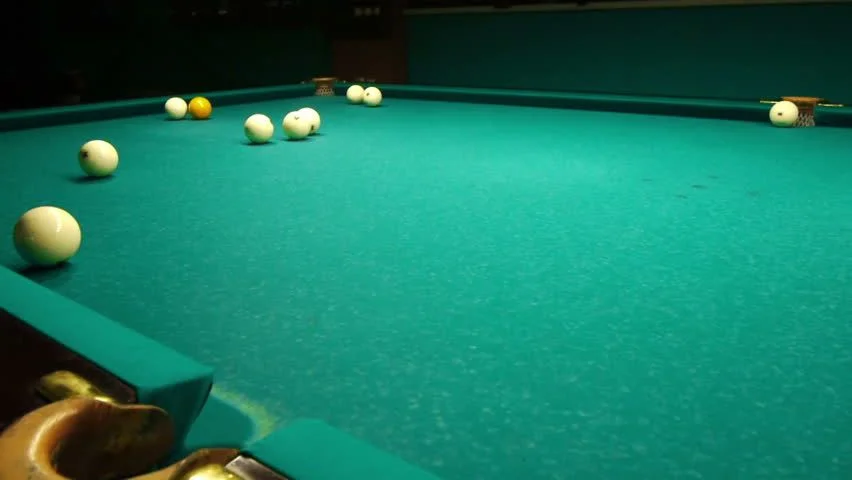
%> input picture V1/Fig/billar.png, 852 x 480 px
$ octave Hough.m   (GNU Octave 9; MATLAB toolbox functions it lacks are replaced by stand-ins)
%> lines starting %> are read from the running program, lines starting %| are printed output that depends on the picture
close all
clear all
clc

img=imread('Fig/billar.png');
%> img is the input picture: size 480x852x3 uint8; mean R, G, B 23.6, 117.6, 96.7
figure(1)
%imshow(img);

img2=rgb2gray(img);
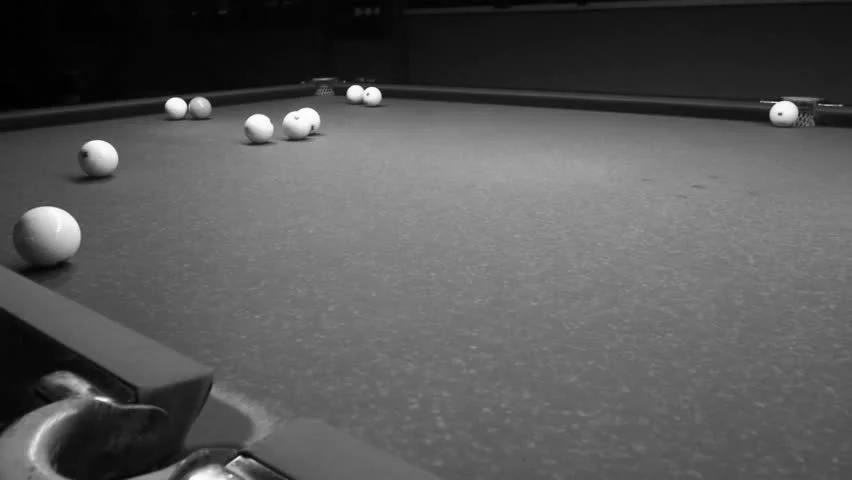
%> img2: size 480x852 uint8; min 1, max 255, mean 87.1
%figure(2)
%imshow(img2);
[bordes,th]=edge(img2,'prewitt'); %Filtro
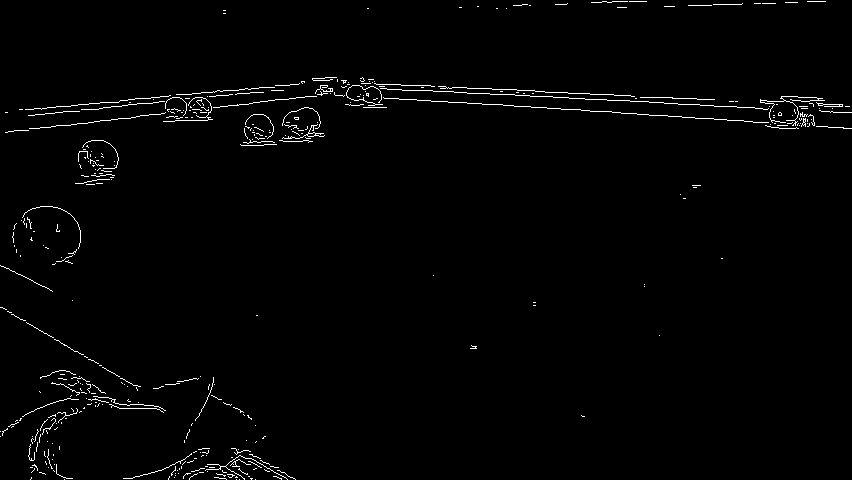
%> bordes: size 480x852 logical; 1.4% white in thin lines or dots
%> th = 0.0393
%figure(3)
imshow(bordes)
[L, W] = size(bordes);
%> L = 480; W = 852

rmin=10;
rmax=400;
rrange=[rmin,rmax]; %Rango de radios

[O,R,M]=imfindcircles(bordes,rrange,'Sensitivity',0.9); %circular Hough
%> O = 23 rows, first 12: [259.4 128.1; 98.57 159.1; 307.3 121.2; 62.48 387.5; 201.9 107.2; 49.79 237.6; 35.38 220; 355.8 90.34; 789.2 114.9; 326.7 97.95; 213.6 476.2; 809.8 112.6]; R = 23 values, max 38.05 at index 23, min 11.92 at index 5, mean 20.02; M = 23 values, max 0.745 at index 1, min 0.0736 at index 23, mean 0.275

centersStrong5 = O(:,:);
%> centersStrong5 has the same summary as O
radiiStrong5 = R(:);
%> radiiStrong5 has the same summary as R
metricStrong5 = M(:);
%> metricStrong5 has the same summary as M
viscircles(centersStrong5, radiiStrong5,'EdgeColor','b'); %Mostrar circulos
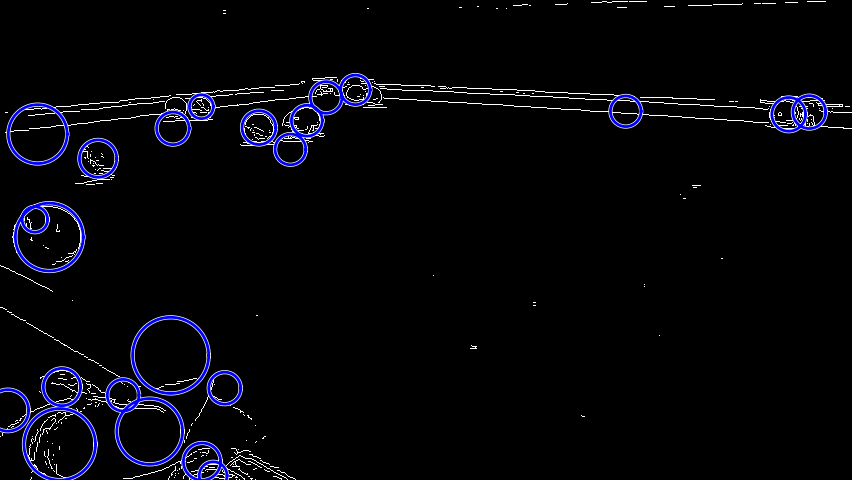
%> figure redrawn from the program's plot data
% viscircles(O,2*ones(length(R),1),'EdgeColor','b');

%% Segmentación
Nim=1;
for i=17:length(O(:,1))
    Nim=i;
    C=O(i,:);
    radio=R(i);
    pos_rect = [C(1)-radio-10,C(2)-radio-10,2*(radio+10),2*(radio+10)]; %[xmin, ymin, width, height]
    pos_rect = round(pos_rect);
    % Select part of the image
%> (the run ends here)
